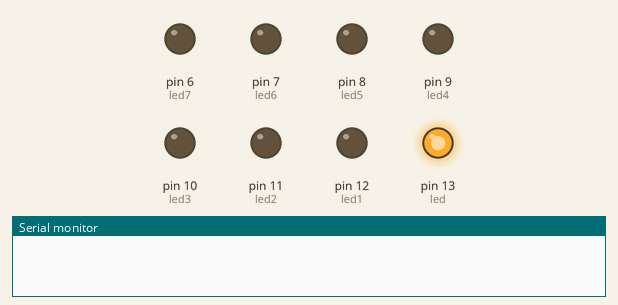
Recording of a sketch running on a simulated Arduino Uno, built with avr-gcc and run on an emulated ATmega328P. Shown: output pins drawn as LEDs (lit = HIGH), the last lines printed to the serial monitor.

Above: at 0.02 s.
At 0.32 s:
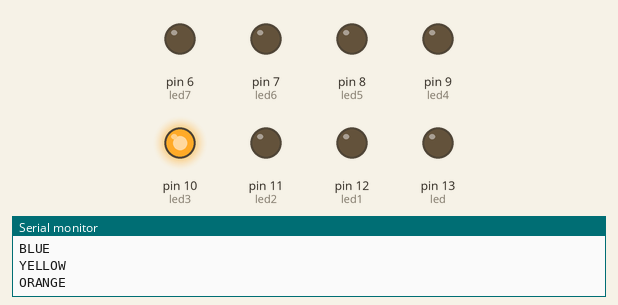
At 0.62 s:
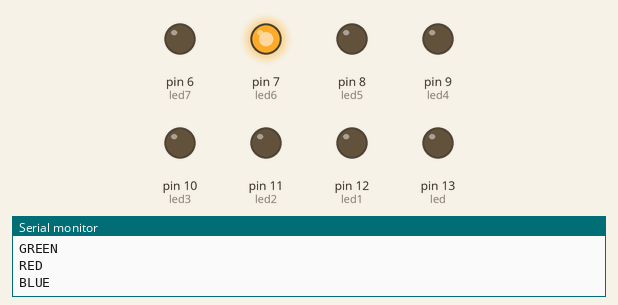
At 1.47 s:
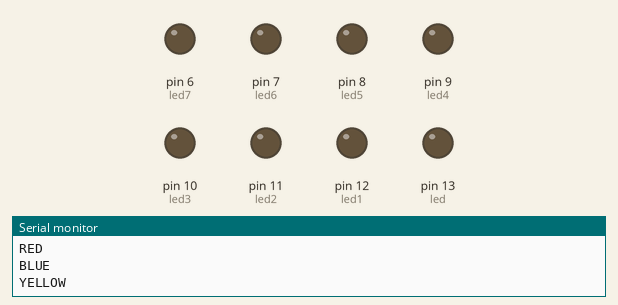
At 2.02 s:
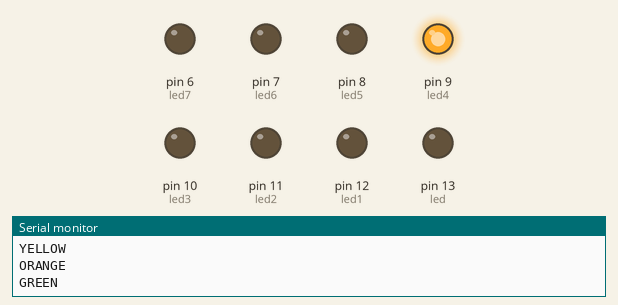
At 2.92 s:
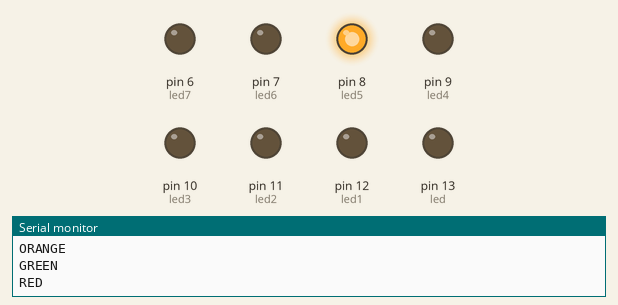
Timing chart, 0 to 3.2 s (numbered marks = the images above):
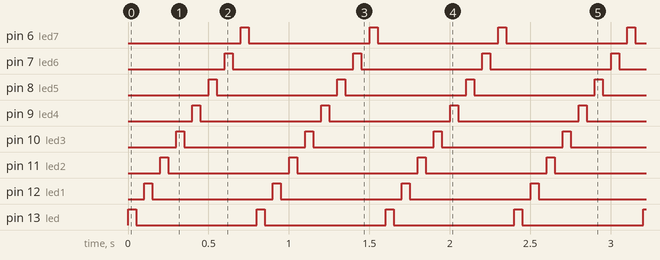

Measured:
- by itself, pin 6 (led7), pin 7 (led6), pin 8 (led5), pin 9 (led4), pin 10 (led3), pin 11 (led2), pin 12 (led1), pin 13 (led): alternates HIGH for 0.05 s and LOW for 0.75 s
- by itself, everything shown: repeats every 0.80 s, in 16 steps

The sketch:

exp2running.ino
```cpp
int led = 13;
int led1 = 12;
int led2 = 11;
int led3 = 10;
int led4 = 9;
int led5 = 8;
int led6 = 7;
int led7 = 6;

// the setup routine runs once when you press reset:
void setup()
{
  pinMode(led, OUTPUT);
  pinMode(led1, OUTPUT);
  pinMode(led2, OUTPUT);
  pinMode(led3, OUTPUT);
  pinMode(led4, OUTPUT);
  pinMode(led5, OUTPUT);
  pinMode(led6, OUTPUT);
  pinMode(led7, OUTPUT);
  Serial.begin(9600);

}

// the loop function runs over and over again forever
void loop() {
  digitalWrite(led, HIGH);   // turn the LED on (HIGH is the voltage level)
  delay(50);                       // wait for a second
   Serial.println("BLUE");
  digitalWrite(led, LOW);    // turn the LED off by making the voltage LOW
  delay(50);                       // wait for a second

  digitalWrite(led1, HIGH);   // turn the LED on (HIGH is the voltage level)
  delay(50);                       // wait for a second
   Serial.println("YELLOW");
  digitalWrite(led1, LOW);    // turn the LED off by making the voltage LOW
  delay(50);                       // wait for a second

  digitalWrite(led2, HIGH);   // turn the LED on (HIGH is the voltage level)
  delay(50);                       // wait for a second
   Serial.println("ORANGE");
  digitalWrite(led2, LOW);    // turn the LED off by making the voltage LOW
  delay(50);                       // wait for a second

  digitalWrite(led3, HIGH);   // turn the LED on (HIGH is the voltage level)
  delay(50);                       // wait for a second
   Serial.println("GREEN");
  digitalWrite(led3, LOW);    // turn the LED off by making the voltage LOW
  delay(50);                       // wait for a second

  digitalWrite(led4, HIGH);   // turn the LED on (HIGH is the voltage level)
  delay(50);                       // wait for a second
   Serial.println("RED");
  digitalWrite(led4, LOW);    // turn the LED off by making the voltage LOW
  delay(50);                       // wait for a second

  digitalWrite(led5, HIGH);   // turn the LED on (HIGH is the voltage level)
  delay(50);                       // wait for a second
   Serial.println("BLUE");
  digitalWrite(led5, LOW);    // turn the LED off by making the voltage LOW
  delay(50);                       // wait for a second

  digitalWrite(led6, HIGH);   // turn the LED on (HIGH is the voltage level)
  delay(50);                       // wait for a second
   Serial.println("YELLOW");
  digitalWrite(led6, LOW);    // turn the LED off by making the voltage LOW
  delay(50);                       // wait for a second

  digitalWrite(led7, HIGH);   // turn the LED on (HIGH is the voltage level)
  delay(50);                       // wait for a second
   Serial.println("ORANGE");
  digitalWrite(led7, LOW);    // turn the LED off by making the voltage LOW
  delay(50);                       // wait for a second
}
```
